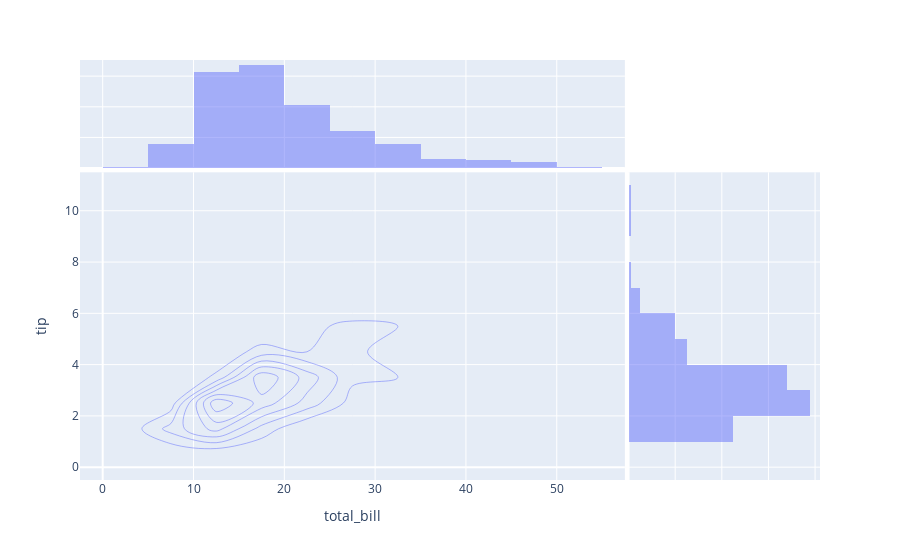

Source (notebook cell):
### Code cell
import numpy as np

import plotly.express as px
df = px.data.tips()

fig = px.density_contour(df, x="total_bill", y="tip", marginal_x="histogram", marginal_y="histogram")
fig.show()

### Figure 1 — Plotly figure (JSON) as saved in the notebook; plotly's stock layout.template omitted (floating-point values rounded to 4 significant figures; data arrays with more than 128 entries replaced by an {"elided": "..."} marker saying what was removed)
{"data": [{"autocontour": true, "contours": {"coloring": "none", "end": 30, "size": 5, "start": 5}, "hovertemplate": "total_bill=%{x}<br>tip=%{y}<br>count=%{z}<extra></extra>", "legendgroup": "", "line": {"color": "#636efa"}, "name": "", "showlegend": false, "type": "histogram2dcontour", "x": {"elided": "244 float values"}, "xaxis": "x", "xbingroup": "x", "y": {"elided": "244 float values"}, "yaxis": "y", "ybingroup": "y"}, {"alignmentgroup": "True", "bingroup": "x", "hovertemplate": "total_bill=%{x}<br>count=%{y}<extra></extra>", "legendgroup": "", "marker": {"color": "#636efa"}, "name": "", "offsetgroup": "", "opacity": 0.5, "showlegend": false, "type": "histogram", "x": {"elided": "244 float values"}, "xaxis": "x3", "yaxis": "y3"}, {"alignmentgroup": "True", "bingroup": "y", "hovertemplate": "tip=%{y}<br>count=%{x}<extra></extra>", "legendgroup": "", "marker": {"color": "#636efa"}, "name": "", "offsetgroup": "", "opacity": 0.5, "showlegend": false, "type": "histogram", "xaxis": "x2", "y": {"elided": "244 float values"}, "yaxis": "y2"}], "layout": {"autosize": true, "barmode": "overlay", "legend": {"tracegroupgap": 0}, "margin": {"t": 60}, "xaxis": {"anchor": "y", "autorange": true, "domain": [0, 0.7363], "range": [-2.5, 57.5], "title": {"text": "total_bill"}, "type": "linear"}, "xaxis2": {"anchor": "y2", "autorange": true, "domain": [0.7413, 1], "matches": "x2", "range": [0, 82.11], "showgrid": true, "showline": false, "showticklabels": false, "ticks": ""}, "xaxis3": {"anchor": "y3", "autorange": true, "domain": [0, 0.7363], "matches": "x", "range": [-2.5, 57.5], "showgrid": true, "showticklabels": false, "type": "linear"}, "xaxis4": {"anchor": "y4", "domain": [0.7413, 1], "matches": "x2", "showgrid": true, "showline": false, "showticklabels": false, "ticks": ""}, "yaxis": {"anchor": "x", "autorange": true, "domain": [0, 0.7326], "range": [-0.5, 11.5], "title": {"text": "tip"}, "type": "linear"}, "yaxis2": {"anchor": "x2", "autorange": true, "domain": [0, 0.7326], "matches": "y", "range": [-0.5, 11.5], "showgrid": true, "showticklabels": false, "type": "linear"}, "yaxis3": {"anchor": "x3", "autorange": true, "domain": [0.7426, 1], "matches": "y3", "range": [0, 70.53], "showgrid": true, "showline": false, "showticklabels": false, "ticks": ""}, "yaxis4": {"anchor": "x4", "domain": [0.7426, 1], "matches": "y3", "showgrid": true, "showline": false, "showticklabels": false, "ticks": ""}}}
